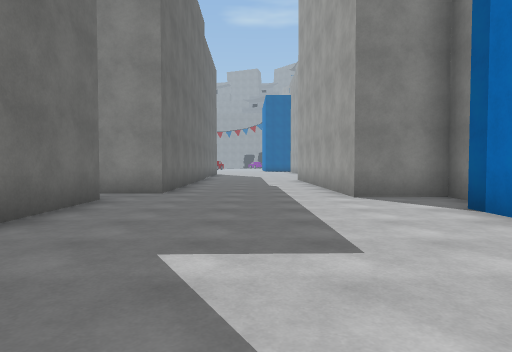
[1] (above)

24 first-person views from a walk through a scene from a Unity 3-D project. The camera is 1.3 m above the floor, tilts 2° down and sees 75° across. The floor is counted in squares, 2 m on a side. Each view is taken from the middle of a square. On the plan, view 1 faces up. The plan holds only what a view shows up to about 10 squares ahead; the rest is blank. The place goes on beyond the plan. Surface patterns are stand-ins for the level's own textures.

[2]
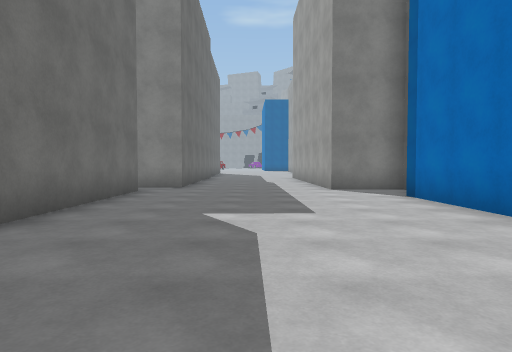

[3]
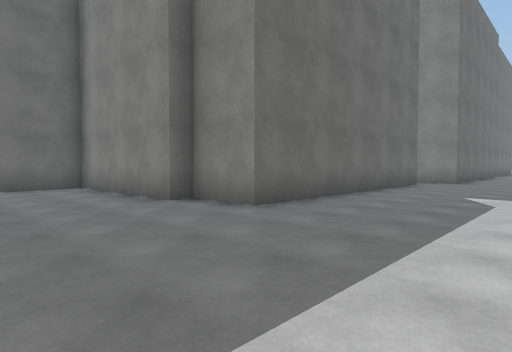

[4]
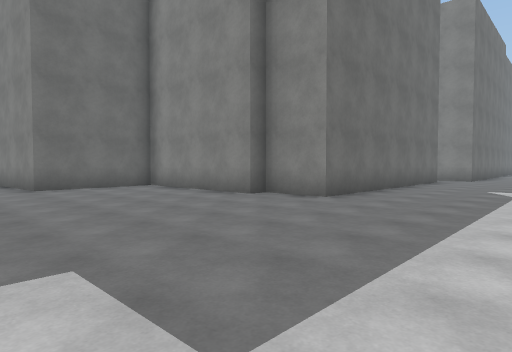

[5]
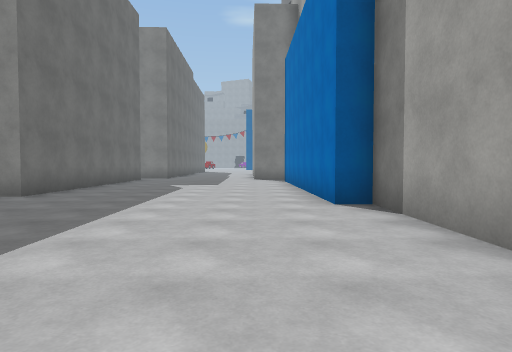

[6]
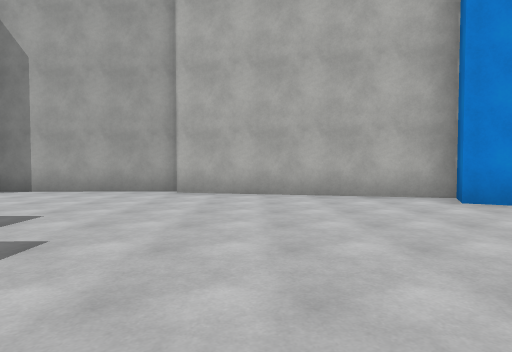

[7]
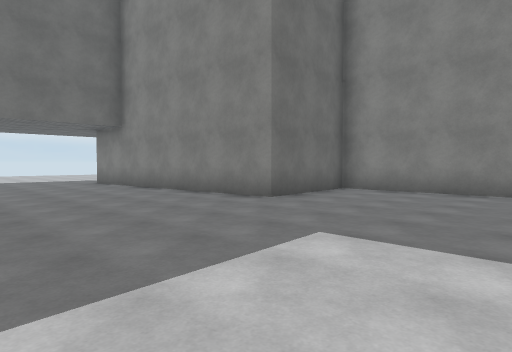

[8]
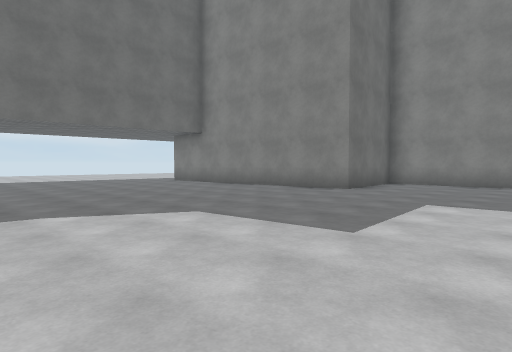

[9]
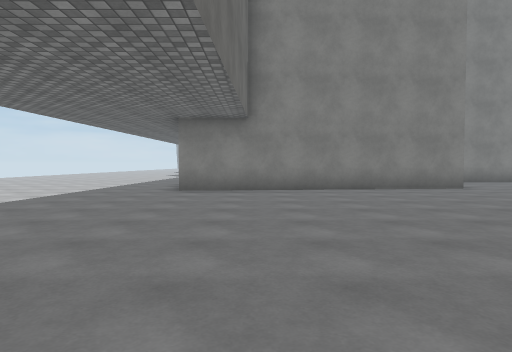

[10]
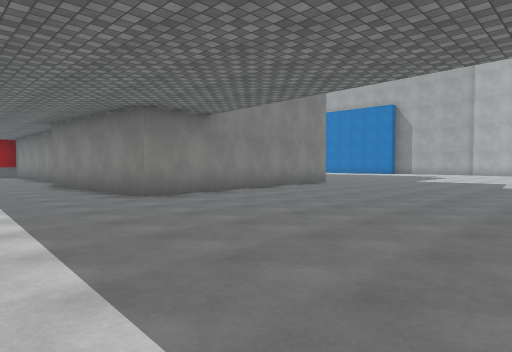

[11]
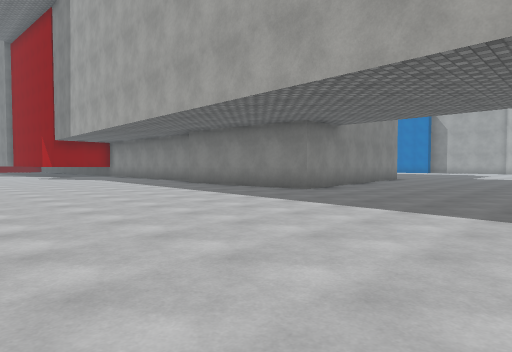

[12]
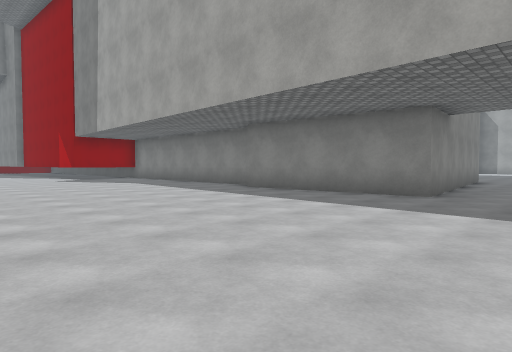

[13]
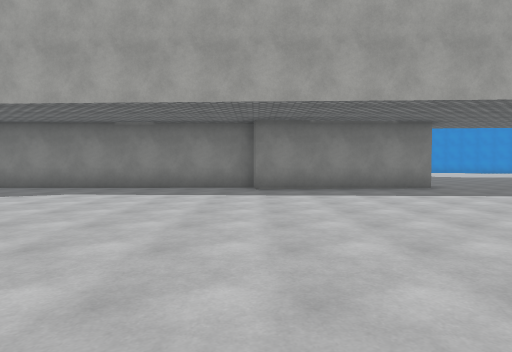

[14]
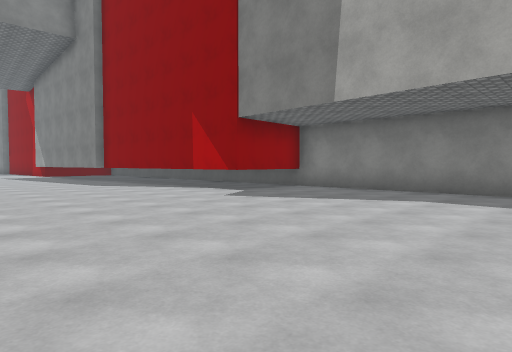

[15]
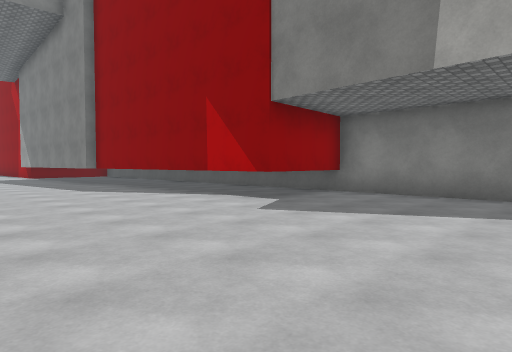

[16]
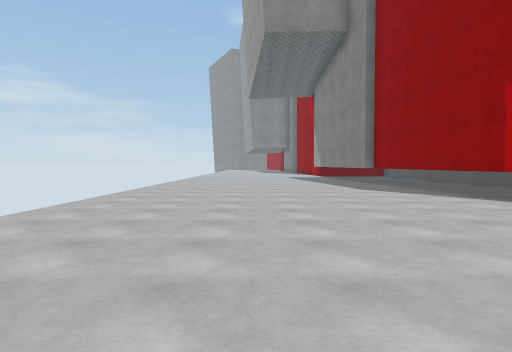

[17]
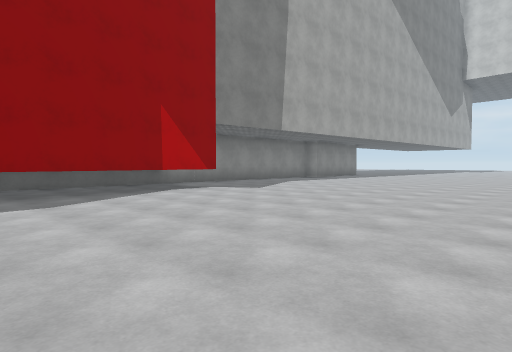

[18]
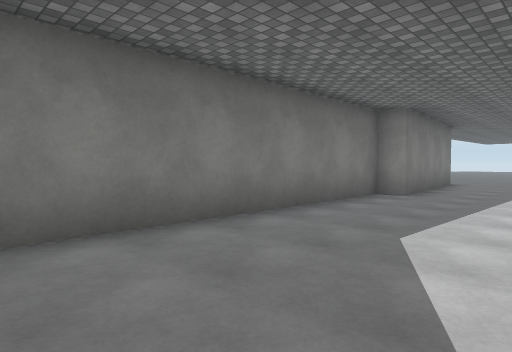

[19]
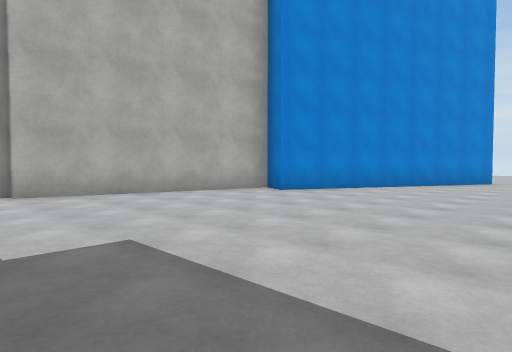

[20]
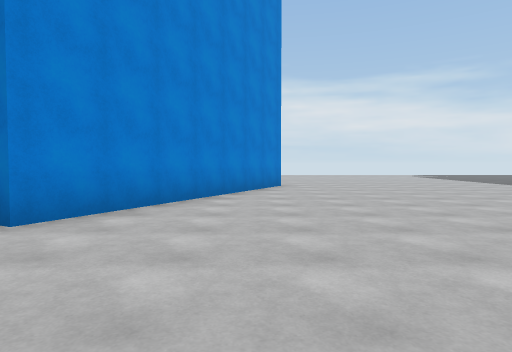

[21]
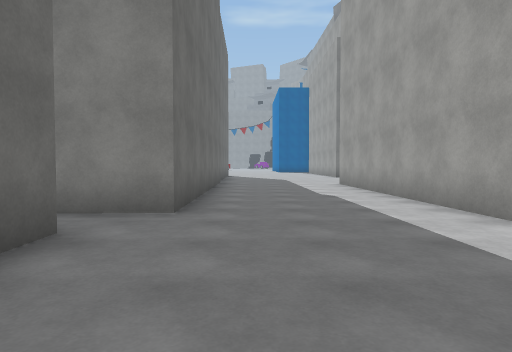

[22]
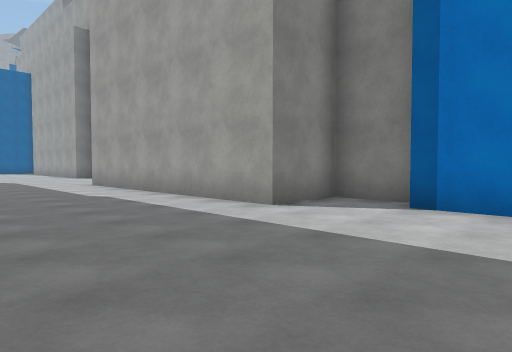

[23]
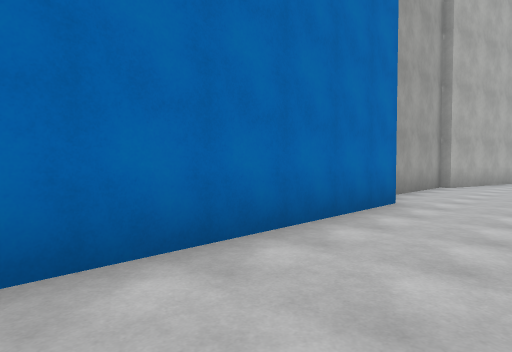

[24]
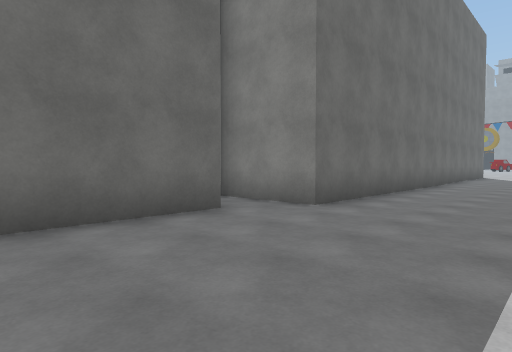

### Floor plan
Points are (right, up) in squares from view 1. A wall is a line through its corners. A room is listed if a view was taken in it or the views show most of it. See-through windows are left out.
Room 1 (views 1, 2, 3, 4, 5, 6, 7, 8, 9, 10, 11, 12, 13, 14, 15, 16, 17, 18, 19, 20, 21, 22, 23, 24)
walls: (-8.7, -1.9) (-8.5, -5.1) (-15.9, -5.8) (-16.3, -1) (-15.7, -0.9) (-15.9, 9.1); (-15.8, 7.3) (-18.5, 7.1) (-18.9, 13); (-2.9, 6.2) (-2.7, -1.3) (-4.2, -1.4); (-2.1, 8.6) (-2.1, 7.4); (3.9, -7.3) (3.9, -2.6) (3.3, -2.6) (3.1, 4.9); (3.8, 5.1) (3.8, 6.6) (1.9, 6.6) (1.8, 13.4); (0, -15.5) (1.5, -12.4) (2.4, -12.9) (3.7, -7.2)

Where each view was taken, in squares from view 1:
view 1: 0 up, 0 right, facing up
view 2: 2 down, 0 right, facing up
view 3: 5 down, 1 right, facing up-left
view 4: 7 down, 1 right, facing up-left
view 5: 8 down, 2 right, facing up
view 6: 9 down, 4 left, facing right
view 7: 10 down, 4 left, facing up-left
view 8: 13 down, 4 left, facing up-left
view 9: 14 down, 14 left, facing up
view 10: 12 down, 19 left, facing up-right
view 11: 11 down, 23 left, facing up-right
view 12: 8 down, 23 left, facing up-right
view 13: 1 down, 25 left, facing right
view 14: 1 up, 24 left, facing up-right
view 15: 3 up, 23 left, facing up-right
view 16: 3 up, 23 left, facing up
view 17: 13 up, 26 left, facing down-right
view 18: 6 up, 19 left, facing down-right
view 19: 6 down, 4 left, facing down-right
view 20: 9 down, 1 left, facing down
view 21: 3 up, 1 left, facing up
view 22: 3 up, 2 left, facing up-right
view 23: 3 up, 1 right, facing down-right
view 24: 3 up, 1 right, facing up-left
